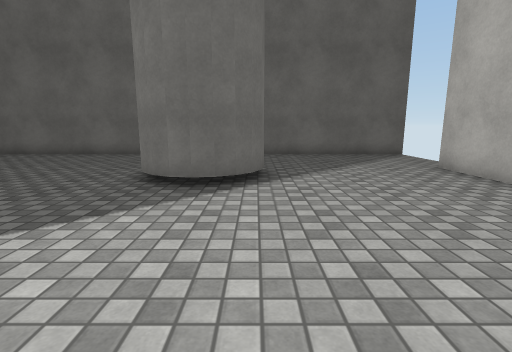
view 1 (above)

22 first-person views from a walk through a scene from a Unity 3-D project. The camera is 1.2 m above the floor, tilts 10° down and sees 85° across. The floor is counted in squares, 1 m on a side. Each view is taken from the middle of a square. On the plan, view 1 faces up. The plan holds only what a view shows up to about 13 squares ahead; the rest is blank. Surface patterns are stand-ins for the level's own textures.

view 2
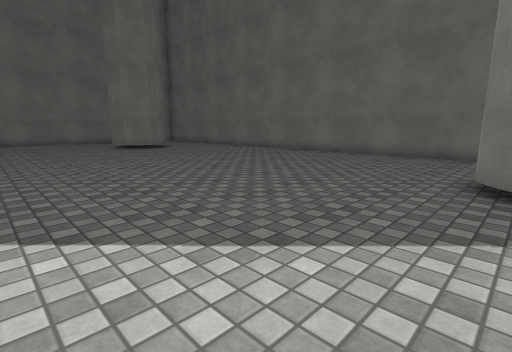

view 3
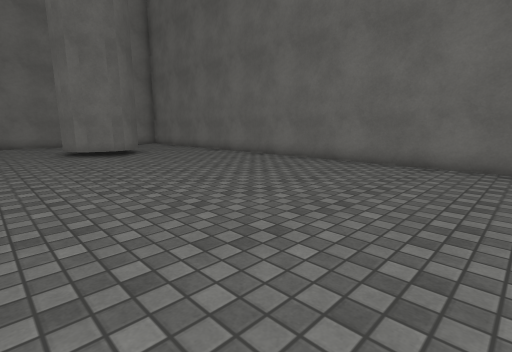

view 4
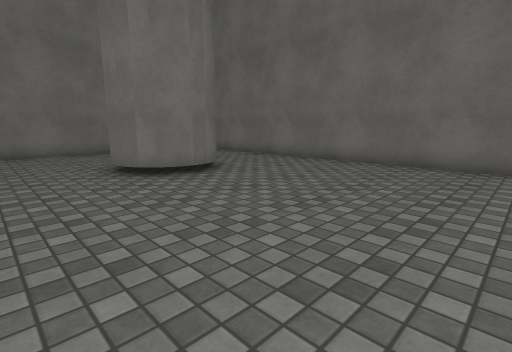

view 5
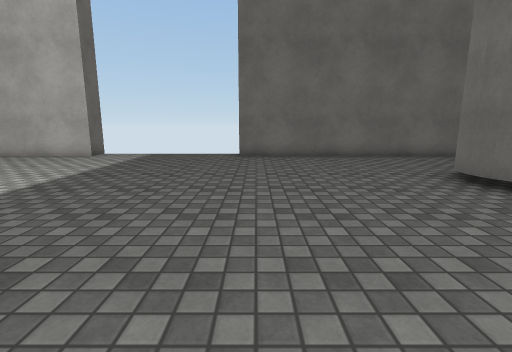

view 6
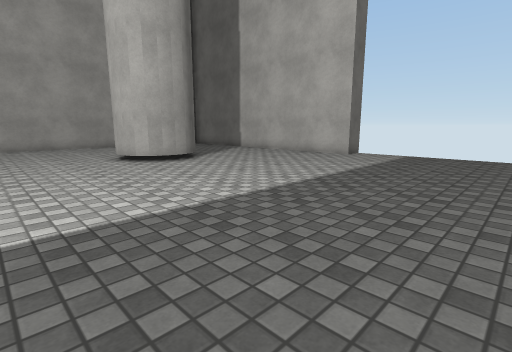

view 7
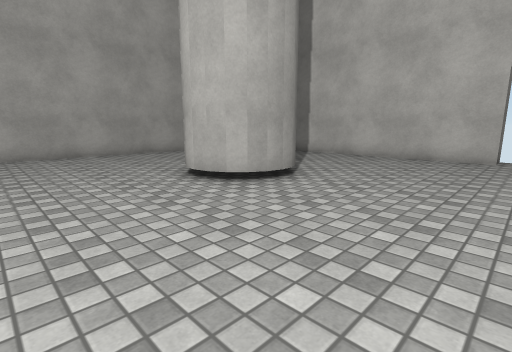

view 8
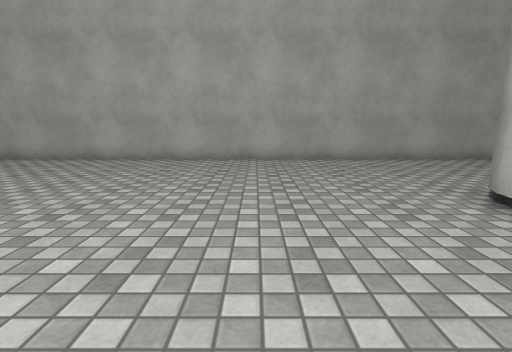

view 9
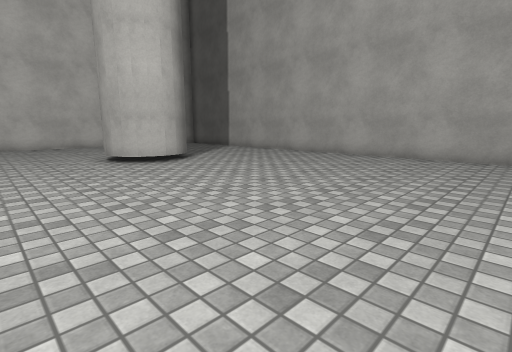

view 10
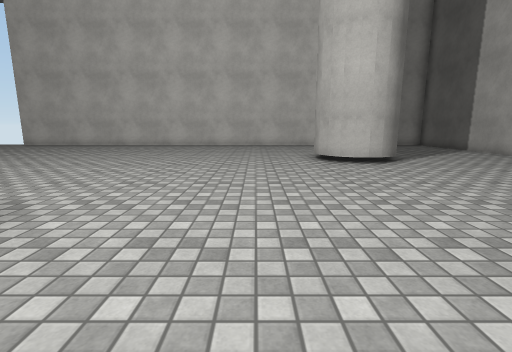

view 11
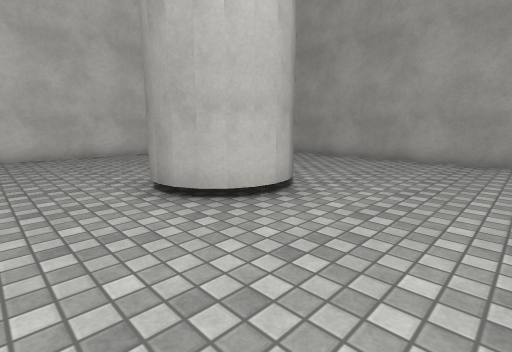

view 12
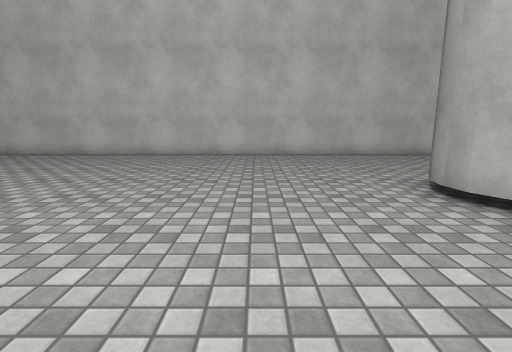

view 13
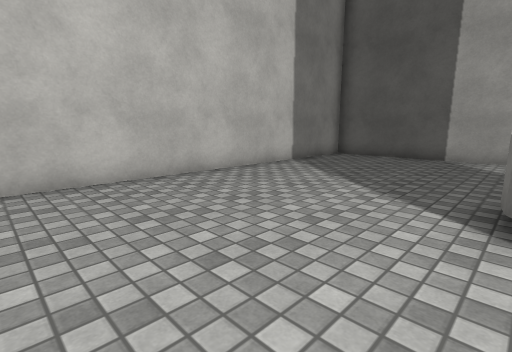

view 14
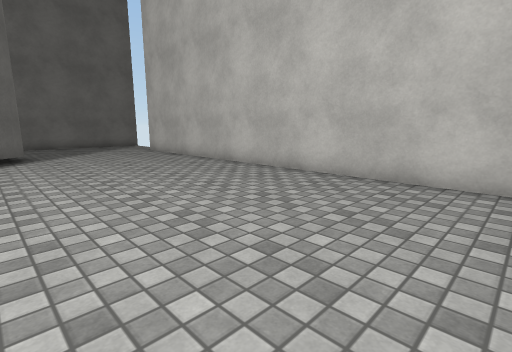

view 15
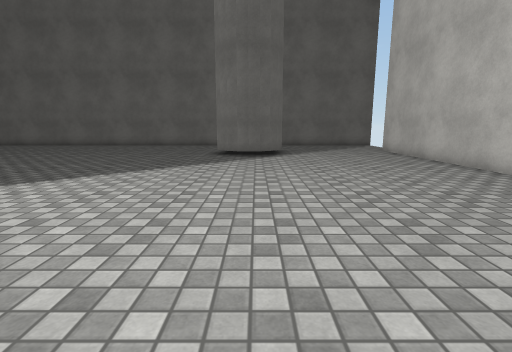

view 16
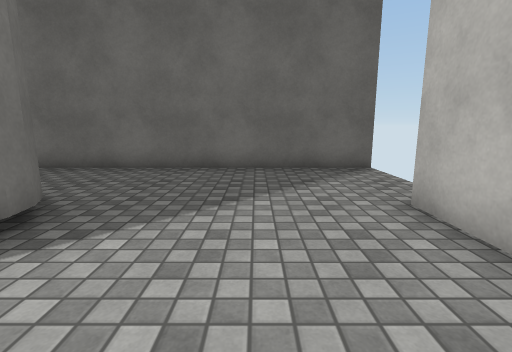

view 17
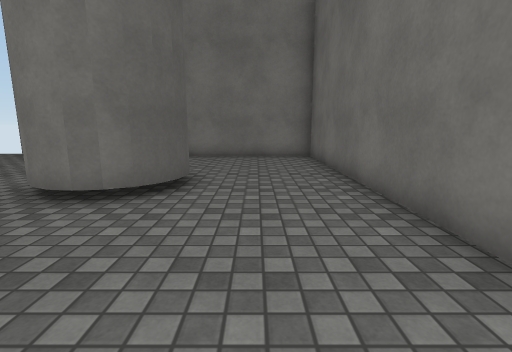

view 18
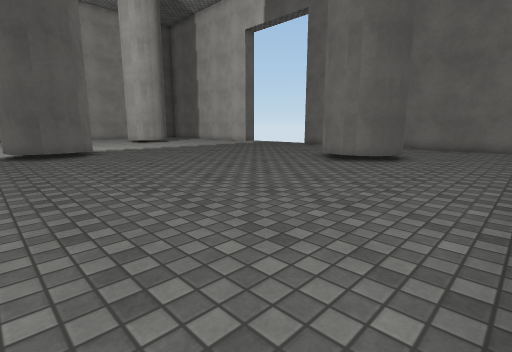

view 19
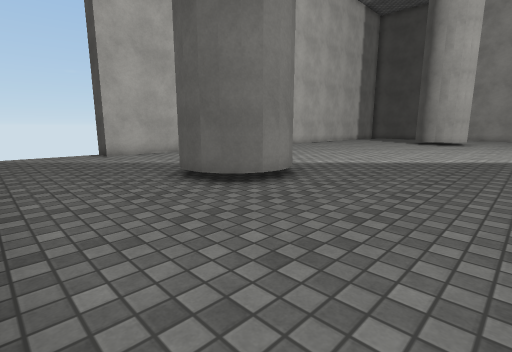

view 20
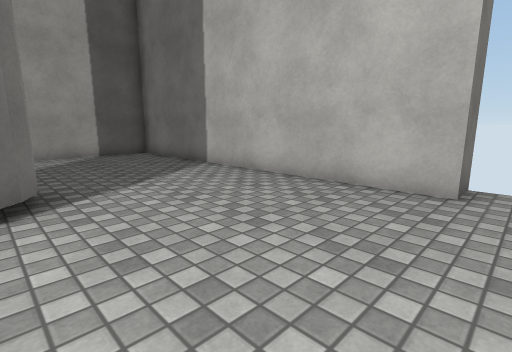

view 21
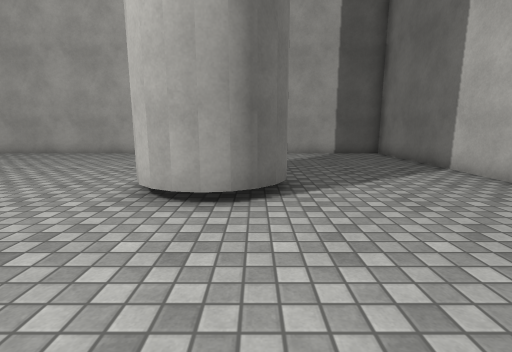

view 22
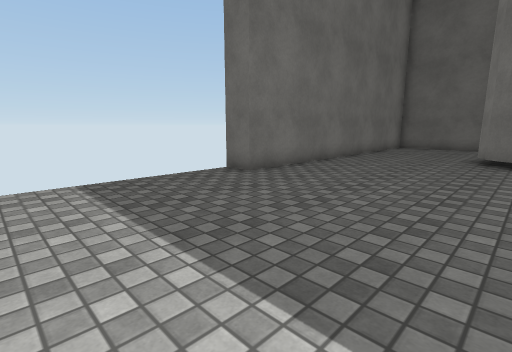

### Floor plan
Points are (right, up) in squares from view 1. A wall is a line through its corners. A room is listed if a view was taken in it or the views show most of it. See-through windows are left out.
Room 1 (views 1, 2, 3, 4, 5, 6, 7, 8, 9, 10, 11, 12, 13, 14, 15, 16, 17, 18, 19, 20, 21, 22)
walls: (-10, -0.7) (-9.1, -1.1); (-10.4, -0.7) (-9.5, -0.8) (-9, -1.3) (-8.8, -1.7) (-8.7, -2.2); (-10.9, -0.8) (-10.2, -0.7); (-11.3, -1.1) (-10.7, -0.8); (-11.6, -1.7) (-11.4, -1.3) (-11.1, -1); (-3.4, -9.6) (-2.5, -9.2); (-2.7, -9.3) (-2, -9.2); (-3.7, -10) (-3.2, -9.5); (-2.3, -9.2) (-1.8, -9.3) (-1.3, -9.6); (-3.8, -10.5) (-3.5, -9.9); (-3.7, -11.5) (-3.8, -10.7) (-3.7, -10.3); (-2.8, 7.3) (-2.4, 8.1) (-1.6, 8.6); (-0.8, -10.2) (-0.7, -10.8); (-3.1, -12) (-3.5, -11.6) (-3.7, -11.2); (-2.7, 7.8) (-2, 8.4); (-16.9, -9.9) (-16.7, -10.3) (-16.6, -11) (-16.9, -11.6); (-17.3, -9.5) (-16.8, -10); (-1.8, 8.5) (-1.1, 8.6); (-16.6, -10.7) (-16.7, -11.2); (0.2, 7.1) (0.1, 6.3) (-0.6, 5.7) (-1.5, 5.5); (-1.3, 8.5) (-0.8, 8.5) (-0.2, 8.1) (0.1, 7.5) (0.2, 6.8) (-0.2, 5.9) (-1.1, 5.5) (-1.8, 5.6) (-2.2, 5.8) (-2.5, 6.2) (-2.7, 6.6) (-2.8, 7.1) (-2.7, 7.5); (-18.4, -9.2) (-17.4, -9.3); (-18, 5.8) (-18.6, 5.5); (-17.4, 6.6) (-17.7, 6.2); (-18.9, 5.6) (-19.6, 5.7); (-19.3, 5.6) (-20, 6); (-19.5, -10) (-19, -9.5); (-19.7, 5.8) (-20.2, 6.3); (-17.8, 8.2) (-17.3, 7.3); (-18.2, 8.4) (-17.5, 7.8) (-17.4, 7.1) (-17.5, 6.3) (-18.2, 5.7) (-19.1, 5.5); (-20.1, 6.2) (-20.3, 6.6) (-20.4, 7.1); (-19.7, -10.8) (-19.6, -10.3) (-19.2, -9.6) (-18.6, -9.3) (-17.9, -9.2) (-17, -9.6); (-18.6, 8.6) (-18, 8.3); (-19.4, 8.5) (-18.9, 8.6) (-18.4, 8.5); (-25.6, -5.8) (-24.6, -5.8) (-24.6, -17.8) (5.4, -17.8) (5.4, 8.2) (6.5, 8.2); (6.5, 12.3) (-24.6, 12.3) (-24.6, 0.3) (-25.6, 0.3)

Where each view was taken, in squares from view 1:
view 1: 0 up, 0 right, facing up
view 2: 0 up, 2 left, facing up-left
view 3: 3 up, 5 left, facing up-left
view 4: 3 up, 11 left, facing up-left
view 5: 1 up, 13 left, facing left
view 6: 0 up, 13 left, facing down-left
view 7: 5 down, 13 left, facing down-left
view 8: 7 down, 13 left, facing down
view 9: 6 down, 13 left, facing down-right
view 10: 7 down, 13 left, facing right
view 11: 7 down, 7 left, facing down-right
view 12: 6 down, 7 left, facing right
view 13: 6 down, 1 left, facing down-right
view 14: 6 down, 1 left, facing up-right
view 15: 6 down, 1 left, facing up
view 16: 4 up, 3 right, facing up
view 17: 10 up, 13 left, facing left
view 18: 12 up, 8 left, facing down-left
view 19: 12 up, 7 left, facing down-right
view 20: 5 down, 19 left, facing down-left
view 21: 5 down, 19 left, facing down
view 22: 5 down, 19 left, facing up-left
